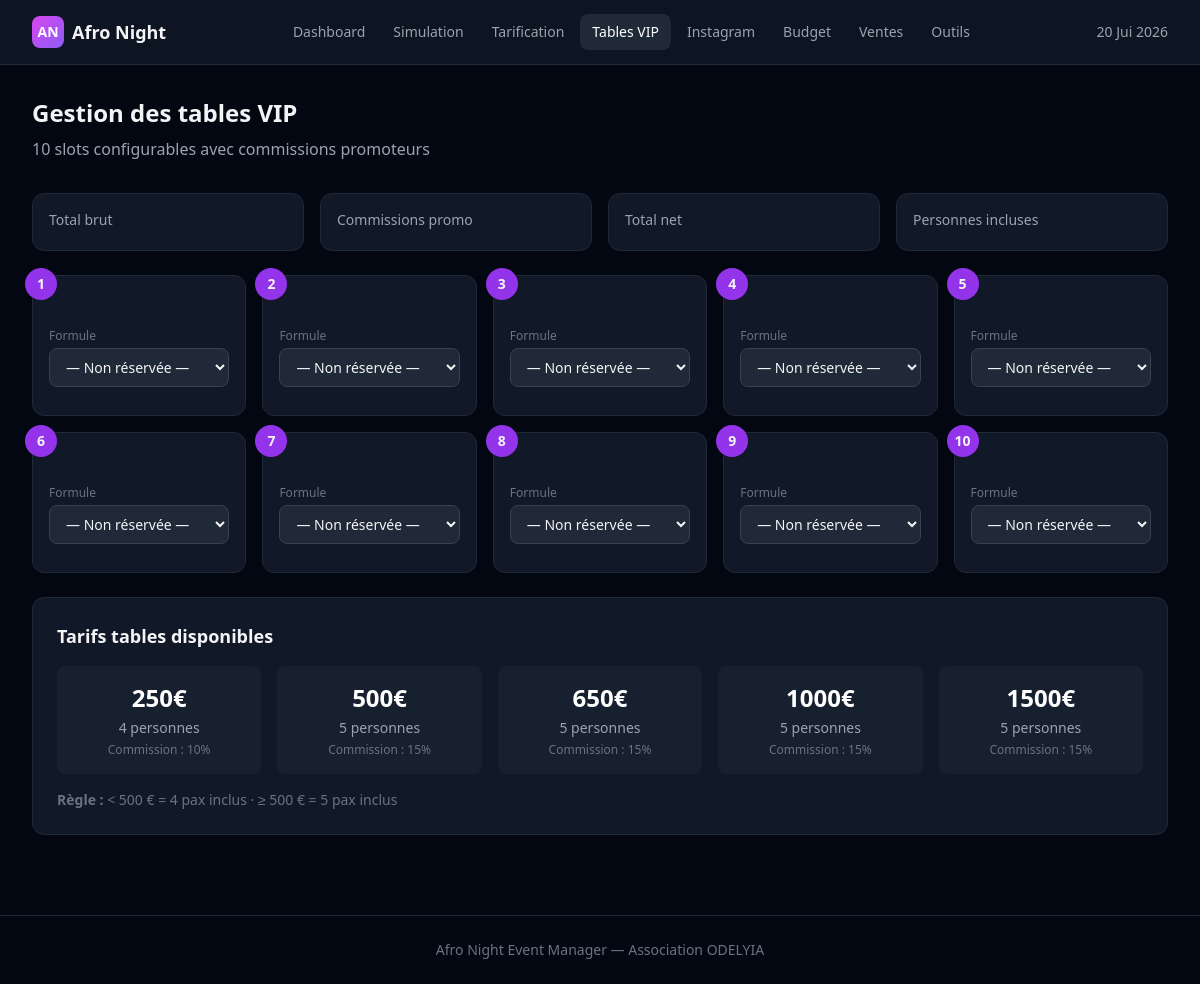
The page /event/1/tables/ on the database its author committed.
### events/models.py (models this page shows, shortened)
class Event(models.Model):
    name = models.CharField(max_length=200, default="Afro Night — Édition juin 2026")
    venue = models.CharField(max_length=300, default="La Péniche, 02 quai de la Tournelle, 75005 Paris")
    date = models.DateField()
    capacity = models.PositiveIntegerField(default=300)
    opening_time = models.TimeField(default="23:00")
    closing_time = models.TimeField(default="05:00")
    venue_total_ht = models.DecimalField(max_digits=10, decimal_places=2, default=4000)
    venue_total_ttc = models.DecimalField(max_digits=10, decimal_places=2, default=4800)
    venue_deposit = models.DecimalField(max_digits=10, decimal_places=2, default=3000)
    venue_balance = models.DecimalField(max_digits=10, decimal_places=2, default=1800)
    venue_caution = models.DecimalField(max_digits=10, decimal_places=2, default=2000)
    tpe_commission = models.DecimalField(max_digits=5, decimal_places=4, default=0.065)
    sacem_rate = models.DecimalField(max_digits=5, decimal_places=4, default=0.039)
    venue_approval_required = models.BooleanField(default=True)
    venue_approval_received = models.BooleanField(default=False)
    staff_count = models.PositiveIntegerField(default=20)
    vip_invited_count = models.PositiveIntegerField(default=20)
    vip_cost_per_person = models.DecimalField(max_digits=6, decimal_places=2, default=15)
    deposit_deadline = models.DateTimeField(null=True, blank=True)
    created_at = models.DateTimeField(auto_now_add=True)
    updated_at = models.DateTimeField(auto_now=True)
    class Meta:
        ordering = ['-date']

class VIPTable(models.Model):
    FORMULA_CHOICES = [
        (250, '250 € — 4 personnes'),
        (500, '500 € — 5 personnes'),
        (650, '650 € — 5 personnes'),
        (1000, '1 000 € — 5 personnes'),
        (1500, '1 500 € — 5 personnes (VIP unique)'),
    ]
    event = models.ForeignKey(Event, on_delete=models.CASCADE, related_name='vip_tables')
    table_number = models.PositiveIntegerField(validators=[MinValueValidator(1), MaxValueValidator(10)])
    formula = models.PositiveIntegerField(choices=FORMULA_CHOICES, null=True, blank=True)
    double_order = models.BooleanField(default=False, help_text="×2 ressert")
    promo_percent = models.DecimalField(
        max_digits=5, decimal_places=2,
        default=10,
        validators=[MinValueValidator(0), MaxValueValidator(100)]
    )
    promoter_name = models.CharField(max_length=100, blank=True)
    is_booked = models.BooleanField(default=False)
    class Meta:
        ordering = ['table_number']
        unique_together = ['event', 'table_number']
    @property
    def included_guests(self):
        if not self.formula:
            return 0
        return 4 if self.formula < 500 else 5
    @property
    def gross_revenue(self):
        if not self.formula:
            return 0
        return self.formula * (2 if self.double_order else 1)
    @property
    def commission_amount(self):
        return float(self.gross_revenue) * (float(self.promo_percent) / 100)
    @property
    def net_revenue(self):
        return self.gross_revenue - self.commission_amount

### events/views.py (the view)
# urls.py: path('event/<int:pk>/tables/', views.tables, name='tables'),
def tables(request, pk):
    event = get_object_or_404(Event, pk=pk)
    tables = event.vip_tables.all()
    booked_tables = tables.filter(is_booked=True)
    total_gross = sum(t.gross_revenue for t in booked_tables)
    total_commission = sum(t.commission_amount for t in booked_tables)
    total_net = sum(t.net_revenue for t in booked_tables)
    total_pax = sum(t.included_guests for t in booked_tables)
    context = {
        'event': event,
        'tables': tables,
        'total_gross': total_gross,
        'total_commission': total_commission,
        'total_net': total_net,
        'total_pax': total_pax,
        'formula_choices': VIPTable.FORMULA_CHOICES,
    }
    return render(request, 'events/tables.html', context)

### templates/events/tables.html (shortened to what this page needs)
{% extends 'base.html' %}
{% block content %}
<div x-data="tablesData()">
    <div class="mb-8">
        <h1 class="text-2xl font-bold mb-2">Gestion des tables VIP</h1>
        <p class="text-gray-400">10 slots configurables avec commissions promoteurs</p>
    </div>
    <div class="grid grid-cols-1 md:grid-cols-4 gap-4 mb-6">
        <div class="bg-gray-900 rounded-xl border border-gray-800 p-4">
            <div class="text-sm text-gray-400 mb-1">Total brut</div>
        </div>
        <div class="bg-gray-900 rounded-xl border border-gray-800 p-4">
            <div class="text-sm text-gray-400 mb-1">Commissions promo</div>
        </div>
        <div class="bg-gray-900 rounded-xl border border-gray-800 p-4">
            <div class="text-sm text-gray-400 mb-1">Total net</div>
        </div>
        <div class="bg-gray-900 rounded-xl border border-gray-800 p-4">
            <div class="text-sm text-gray-400 mb-1">Personnes incluses</div>
        </div>
    </div>
    <div class="grid grid-cols-1 md:grid-cols-2 lg:grid-cols-5 gap-4 mb-6">
        {% for table in tables %}
        <div class="bg-gray-900 rounded-xl border border-gray-800 p-4 relative"
             :class="tables[{{ table.table_number }}]?.formula ? 'border-purple-600' : ''">
            <div class="absolute -top-2 -left-2 w-8 h-8 rounded-full bg-purple-600 flex items-center justify-center text-sm font-bold">
                {{ table.table_number }}
            </div>
            <div class="text-right mb-3">
                <span class="inline-flex items-center px-2 py-0.5 rounded-full text-xs font-medium"
                      :class="tables[{{ table.table_number }}]?.formula ? 'bg-green-900/50 text-green-300' : 'bg-gray-800 text-gray-400'">
                </span>
            </div>
            <div class="mb-3">
                <label class="text-xs text-gray-500 block mb-1">Formule</label>
                <select x-model="tables[{{ table.table_number }}].formula"
                        @change="updateTable({{ table.table_number }})"
                        class="w-full bg-gray-800 border border-gray-700 rounded-lg px-3 py-2 text-sm focus:ring-purple-500 focus:border-purple-500">
                    <option value="">— Non réservée —</option>
                </select>
            </div>
        </div>
        {% endfor %}
    </div>
    <div class="bg-gray-900 rounded-xl border border-gray-800 p-6">
        <h2 class="text-lg font-semibold mb-4">Tarifs tables disponibles</h2>
        <div class="grid grid-cols-2 md:grid-cols-5 gap-4">
            {% for value, label in formula_choices %}
            <div class="bg-gray-800/50 rounded-lg p-4 text-center">
                <div class="text-2xl font-bold text-white mb-1">{{ value }}€</div>
                <div class="text-sm text-gray-400">
                    {% if value < 500 %}4 personnes{% else %}5 personnes{% endif %}
                </div>
                <div class="text-xs text-gray-500 mt-1">
                    Commission : {% if value >= 500 %}15%{% else %}10%{% endif %}
                </div>
            </div>
            {% endfor %}
        </div>
        <p class="text-sm text-gray-500 mt-4">
            <strong>Règle :</strong> &lt; 500 € = 4 pax inclus · ≥ 500 € = 5 pax inclus
        </p>
    </div>
</div>
{% endblock %}

### templates/base.html (shortened to what this page needs)
<!DOCTYPE html>
<html lang="fr" class="dark">
<head>
    <script src="https://cdn.tailwindcss.com"></script>
</head>
<body class="bg-gray-950 text-gray-100 min-h-screen">
    <nav class="glass border-b border-gray-800 sticky top-0 z-50">
        <div class="max-w-7xl mx-auto px-4 sm:px-6 lg:px-8">
            <div class="flex items-center justify-between h-16">
                <div class="flex items-center space-x-4">
                    <a href="{% url 'events:dashboard' %}" class="flex items-center space-x-2">
                        <div class="w-8 h-8 rounded-lg gradient-border flex items-center justify-center">
                            <span class="text-white font-bold text-sm">AN</span>
                        </div>
                        <span class="font-bold text-lg">Afro Night</span>
                    </a>
                </div>
                <div class="hidden md:flex items-center space-x-1">
                    {% if event %}
                    <a href="{% url 'events:dashboard' %}"
                       class="px-3 py-2 rounded-lg text-sm {% if request.resolver_match.url_name == 'dashboard' %}bg-gray-800 text-white{% else %}text-gray-400 hover:text-white hover:bg-gray-800{% endif %} transition">
                        Dashboard
                    </a>
                    <a href="{% url 'events:simulation' event.pk %}"
                       class="px-3 py-2 rounded-lg text-sm {% if request.resolver_match.url_name == 'simulation' %}bg-gray-800 text-white{% else %}text-gray-400 hover:text-white hover:bg-gray-800{% endif %} transition">
                        Simulation
                    </a>
                    <a href="{% url 'events:pricing' event.pk %}"
                       class="px-3 py-2 rounded-lg text-sm {% if request.resolver_match.url_name == 'pricing' %}bg-gray-800 text-white{% else %}text-gray-400 hover:text-white hover:bg-gray-800{% endif %} transition">
                        Tarification
                    </a>
                    <a href="{% url 'events:tables' event.pk %}"
                       class="px-3 py-2 rounded-lg text-sm {% if request.resolver_match.url_name == 'tables' %}bg-gray-800 text-white{% else %}text-gray-400 hover:text-white hover:bg-gray-800{% endif %} transition">
                        Tables VIP
                    </a>
                    <a href="{% url 'events:instagram' event.pk %}"
                       class="px-3 py-2 rounded-lg text-sm {% if request.resolver_match.url_name == 'instagram' %}bg-gray-800 text-white{% else %}text-gray-400 hover:text-white hover:bg-gray-800{% endif %} transition">
                        Instagram
                    </a>
                    <a href="{% url 'events:budget' event.pk %}"
                       class="px-3 py-2 rounded-lg text-sm {% if request.resolver_match.url_name == 'budget' %}bg-gray-800 text-white{% else %}text-gray-400 hover:text-white hover:bg-gray-800{% endif %} transition">
                        Budget
                    </a>
                    <a href="{% url 'events:sales' event.pk %}"
                       class="px-3 py-2 rounded-lg text-sm {% if request.resolver_match.url_name == 'sales' %}bg-gray-800 text-white{% else %}text-gray-400 hover:text-white hover:bg-gray-800{% endif %} transition">
                        Ventes
                    </a>
                    <a href="{% url 'events:outils' event.pk %}"
                       class="px-3 py-2 rounded-lg text-sm {% if request.resolver_match.url_name == 'outils' %}bg-gray-800 text-white{% else %}text-gray-400 hover:text-white hover:bg-gray-800{% endif %} transition">
                        Outils
                    </a>
                    {% endif %}
                </div>
                <div class="flex items-center space-x-3">
                    {% if event %}
                    <span class="text-sm text-gray-400">
                        {{ event.date|date:"d M Y" }}
                    </span>
                    {% endif %}
                </div>
            </div>
        </div>
    </nav>
    <main class="max-w-7xl mx-auto px-4 sm:px-6 lg:px-8 py-8">
        {% block content %}{% endblock %}
    </main>
    <footer class="border-t border-gray-800 mt-12 py-6">
        <div class="max-w-7xl mx-auto px-4 sm:px-6 lg:px-8 text-center text-gray-500 text-sm">
            Afro Night Event Manager — Association ODELYIA
        </div>
    </footer>
</body>
</html>

### templates/base.html (style rules this page uses)
.gradient-border { background: linear-gradient(135deg, #d946ef 0%, #8b5cf6 100%); }
.glass { background: rgba(17, 24, 39, 0.8); backdrop-filter: blur(12px); }

### rows shown on the page
Event: date "20 Jui 2026"
VIPTable: table_number "1"
VIPTable: table_number "2"
VIPTable: table_number "3"
VIPTable: table_number "4"
VIPTable: table_number "5"
VIPTable: table_number "6"
VIPTable: table_number "7"
VIPTable: table_number "8"
VIPTable: table_number "9"
VIPTable: table_number "10"

### other values the page prints
{{ value }} "250" "500" "650" "1000" "1500"
